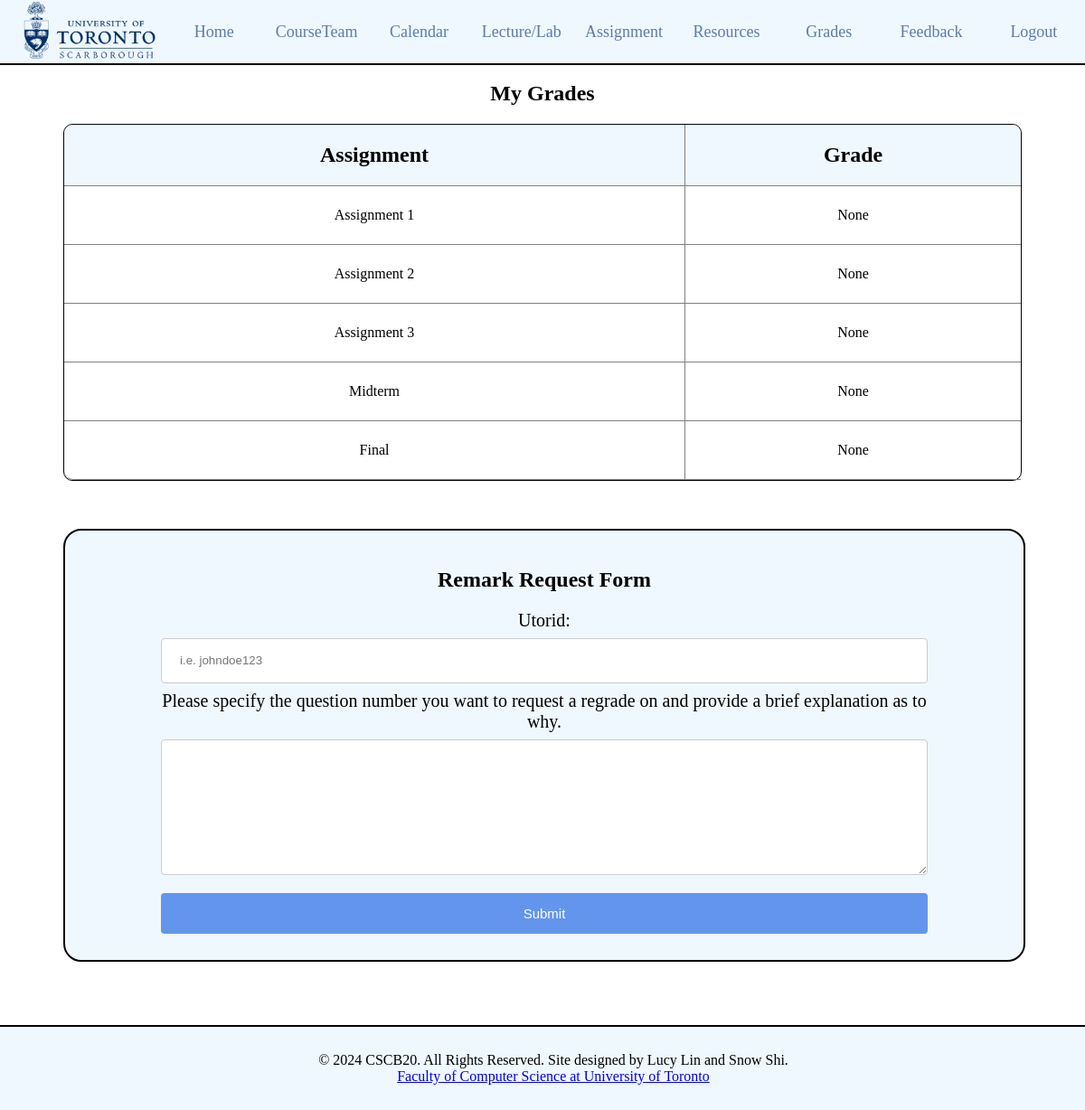
/grades (signed in), run on the app's committed database.
### app.py (models this page shows, shortened)
class Grades(db.Model): # create a table using sqlalchemy
    __tablename__ = 'Grades'
    id = db.Column(db.Integer, primary_key=True)
    utorid = db.Column(db.String(20), db.ForeignKey('Person.utorid'), nullable=False)
    assignment_1 = db.Column(db.Float)
    assignment_2 =db.Column(db.Float)
    assignment_3  = db.Column(db.Float)
    midterm = db.Column(db.Float)
    final = db.Column(db.Float)

### app.py (the view, shortened to what this page needs)
@app.route('/grades', methods=['GET', 'POST'])
def grades():
    if "user" in session:
        grades_result = None
        role = get_role()
        utorid = session.get("user")
        grades_result = query_grades(utorid)
        return render_template('grades.html', grades = grades_result, role=role)
    else:
        return "Please login to view this page!"

### app.py (called while the page is built)
def query_grades(utorid):
    query_grade = Grades.query.filter_by(utorid = utorid).first()
    return query_grade

def get_role():
    role = None
    if 'user' in session:
        utorid = session.get('user')
        user = Person.query.filter_by(utorid=utorid).first()
        if user:
            role = user.role
        else:
            session.pop('user', None)
    return role

### templates/grades.html (shortened to what this page needs)
{% extends "base.html" %}
{% block additional_css %}
    <link rel="stylesheet" href="{{ url_for('static', filename='css/grades.css') }}">
{% endblock %}
{% block content %}
<div class="content">
    <h1 id="title">My Grades</h1>
    <table class="grade_table">
        <tr>
            <th id="top-left-corner"><h2>Assignment</h2></th>
            <th id="top-right-corner" class="bottom-border"><h2>Grade</h2></th>
        </tr>
        <tr>
            <td>Assignment 1</td>
            <td class="bottom-border">{{ grades.assignment_1 }}</td>
        </tr>
        <tr>
            <td>Assignment 2</td>
            <td class="bottom-border">{{ grades.assignment_2 }}</td>
        </tr>
        <tr>
            <td>Assignment 3</td>
            <td class="bottom-border">{{ grades.assignment_3 }}</td>
        </tr>
        <tr>
            <td>Midterm</td>
            <td class="bottom-border">{{ grades.midterm }}</td>
        </tr>
        <tr>
            <td id="bottom-left-corner">Final</td>
            <td class="bottom-border">{{ grades.final }}</td>
        </tr>
    </table>
    <div class="remark-form">
        <h1 id="title">Remark Request Form</h1>
        <form action="/grades" method="post">
            <label for="utorid">Utorid: </label> <br>
            <input type="text" id="utorid" name="utorid" placeholder="i.e. johndoe123" required>
            <br>
            <label for="explanation">Please specify the question number you want to request a regrade on and provide a brief explanation as to why.</label> <br>
            <textarea id="explanation" name="explanation"></textarea>
            <br>
            <button type="submit" id="submit">Submit</button>
        </form>
    </div>
</div>
{% endblock %}

### static/css/base.css (style rules this page uses)
body { margin:0; padding:0; display: flex; flex-direction: column; min-height: 100vh; overflow-x:hidden; }

### static/css/grades.css (style rules this page uses)
.content { padding: 70px; overflow:auto; text-align: center; }
#title { display: flex; justify-content: center; }
table { border: 1px solid black; border-radius: 10px; border-collapse: separate; border-spacing: 0; max-width: 100%; width: 100%; box-sizing: border-box; margin-bottom: 5%; }
th, td { border-bottom: 1px solid gray; border-right: 1px solid gray; text-align: center; box-sizing: border-box; }
th { padding: 0; background: aliceblue; }
td { padding: 23px 0; }
#top-left-corner { border-top-left-radius: 10px; }
#top-right-corner { border-top-right-radius: 10px; }
#bottom-left-corner { border-bottom-left-radius: 10px; }
.bottom-border { border-right: 0; }
.remark-form { border:2px solid black; border-radius: 20px; background-color: aliceblue; max-width: 100%; width: 100%; height: auto; padding: 2% 0; display: flex; flex-direction: column; align-items: center; }
form { width: 80%; height: 100%; }
.remark-form label { font-size: 20px; margin-bottom: 50px; }
select, textarea, input { width: 100%; height: 150px; resize: vertical; padding: 12px 20px; margin: 8px 0; display: inline-block; border: 1px solid #ccc; border-radius: 4px; box-sizing: border-box; }
#utorid { height: 50px; }
button[type="submit"] { width: 100%; background-color:cornflowerblue; color: white; font-size: 15px; padding: 14px 20px; margin: 8px 0; border: none; border-radius: 4px; cursor: pointer; }

### data on the page
Grades: assignment_1 "None", assignment_2 "None", assignment_3 "None", midterm "None", final "None"
